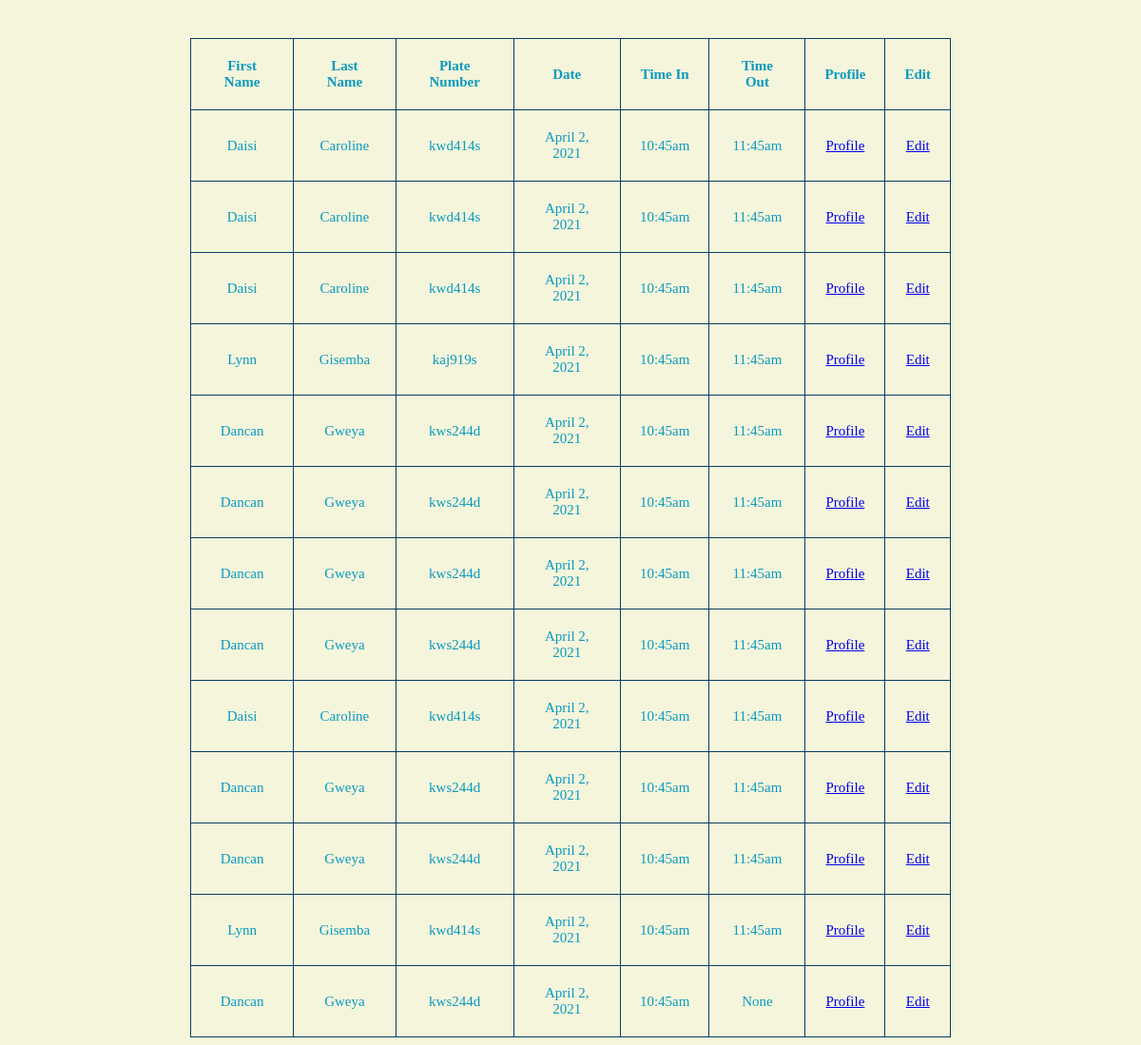
The app's page /payment/list/ with its own data.
### payment/models.py (models this page shows)
class Payment(models.Model):
    first_name = models.CharField( max_length=12, null=True)
    last_name = models.CharField(max_length=15, null=True)
    plate_number =models.CharField(max_length=15, null=True)
    date = models.DateField(max_length=27, null=True)
    time_in=models.CharField(max_length=10, null=True)
    time_out=models.CharField(max_length=10, null=True)

### payment/views.py (the view)
# urls.py: path("list/",payment_list,name="payment_list"),
def payment_list(request):
    payments=Payment.objects.all()
    return render(request,"payment_list.html",{ "payments":payments})

### payment/templates/payment_list.html (shortened to what this page needs)
<!DOCTYPE html>
<html lang="en">
<!DOCTYPE html>
<html lang="en">
<head>
</head>
<body>
    <table>
        <tr>
            <th>First Name</th>
            <th>Last Name</th>
            <th>Plate Number</th>
            <th>Date</th>
            <th>Time In</th>
            <th>Time Out</th>
            <th>Profile</th>
            <th>Edit</th>
             </tr>
            <tr>
            {% for payment in payments %}
            <td>{{payment.first_name}}</td>
            <td>{{payment.last_name}}</td>
           <td>{{payment.plate_number}}</td>
            <td>{{payment.date}}</td>
            <td>{{payment.time_in}}</td>
            <td>{{payment.time_out}}</td>
            <td><a href="{% url 'payment_profile' id=payment.id%}">Profile<a/></td>
            <td><a href="{% url 'edit_payment' id=payment.id%}">Edit<a/></td>
        </tr>
        {%endfor%}
    </table>
</body>
</html>

### payment/templates/payment_list.html (style rules this page uses)
tr { color: purple; }
td { color: black; }
body { background-color: beige; }
table { width: 800px; margin: auto; text-align: center; table-layout:auto; }
table,tr,th,td { padding: 20px; color: rgb(10, 154, 190); border: 1px solid rgb(6, 61, 99); border-collapse: collapse; font-size: 15px; font-family:'Lucida Sans', 'Lucida Sans Regular', 'Lucida Grande','Lucida Sans' 'Unicode',Geneva, Verdana, sans-serif; background:linear-gradient(top,rgb(130, 238, 229) 0%,rgb(145, 241, 212) 100%); text-align:center; margin-top:40px; }

### records on screen
Payment: first_name "Daisi", last_name "Caroline", plate_number "kwd414s", date "April 2, 2021", time_in "10:45am", time_out "11:45am"
Payment: first_name "Daisi", last_name "Caroline", plate_number "kwd414s", date "April 2, 2021", time_in "10:45am", time_out "11:45am"
Payment: first_name "Daisi", last_name "Caroline", plate_number "kwd414s", date "April 2, 2021", time_in "10:45am", time_out "11:45am"
Payment: first_name "Lynn", last_name "Gisemba", plate_number "kaj919s", date "April 2, 2021", time_in "10:45am", time_out "11:45am"
Payment: first_name "Dancan", last_name "Gweya", plate_number "kws244d", date "April 2, 2021", time_in "10:45am", time_out "11:45am"
Payment: first_name "Dancan", last_name "Gweya", plate_number "kws244d", date "April 2, 2021", time_in "10:45am", time_out "11:45am"
Payment: first_name "Dancan", last_name "Gweya", plate_number "kws244d", date "April 2, 2021", time_in "10:45am", time_out "11:45am"
Payment: first_name "Dancan", last_name "Gweya", plate_number "kws244d", date "April 2, 2021", time_in "10:45am", time_out "11:45am"
Payment: first_name "Daisi", last_name "Caroline", plate_number "kwd414s", date "April 2, 2021", time_in "10:45am", time_out "11:45am"
Payment: first_name "Dancan", last_name "Gweya", plate_number "kws244d", date "April 2, 2021", time_in "10:45am", time_out "11:45am"
Payment: first_name "Dancan", last_name "Gweya", plate_number "kws244d", date "April 2, 2021", time_in "10:45am", time_out "11:45am"
Payment: first_name "Lynn", last_name "Gisemba", plate_number "kwd414s", date "April 2, 2021", time_in "10:45am", time_out "11:45am"
Payment: first_name "Dancan", last_name "Gweya", plate_number "kws244d", date "April 2, 2021", time_in "10:45am", time_out "None"
